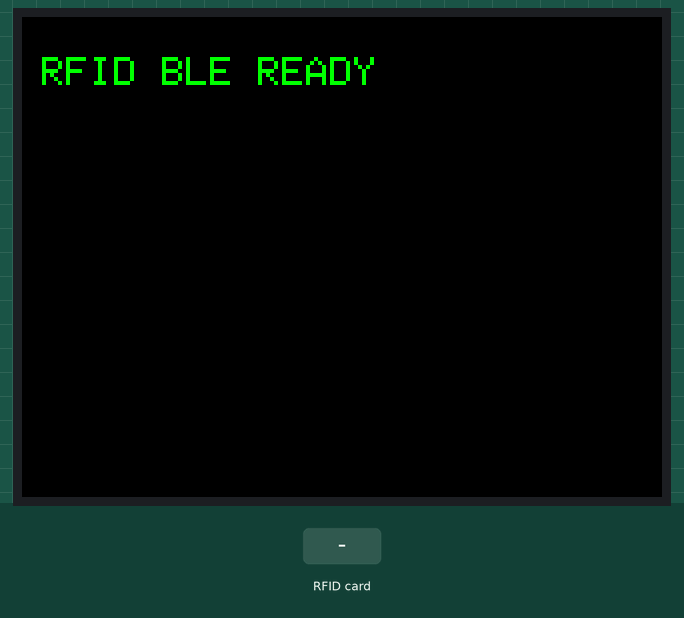
This sketch was run on a simulated ESP32. Shown: 320×240 colour display. The test bench sets the inputs (shaded band). Nothing arrives over Bluetooth unless stated; a phone connects over Bluetooth LE 3 s after start; what the sketch prints to the serial monitor is not drawn.

Above: at 1.4 s.
1.5 s: RFID card 5E 7A 19 C4 held to the reader
At 2.2 s:
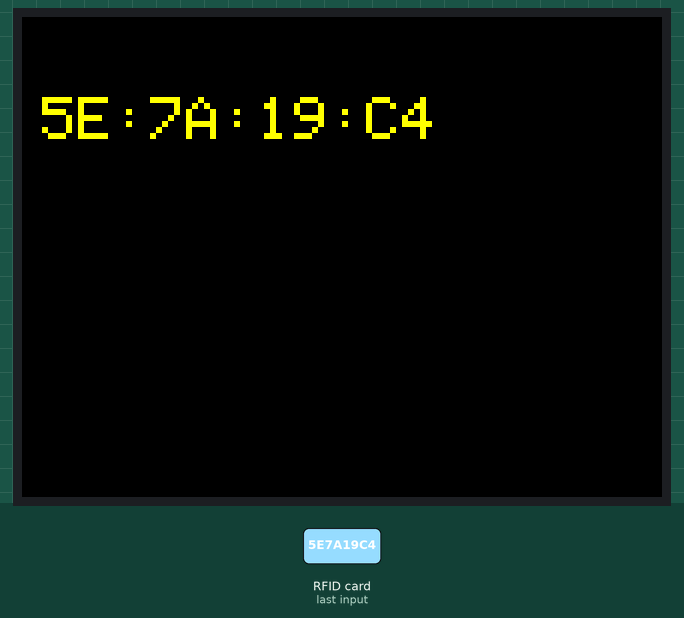
At 4.2 s:
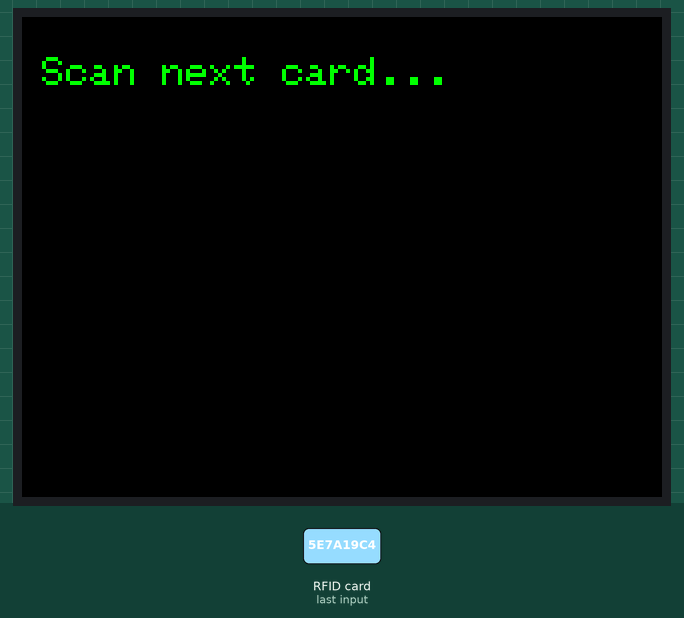
Timing chart, 0 to 5.7 s (numbered marks = the images above; inputs shaded):
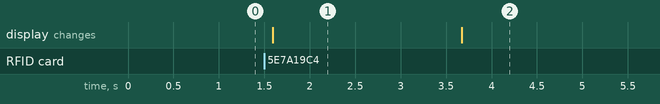

The sketch:

RFID.ino
```cpp
#include <SPI.h>
#include <MFRC522.h>
#include <TFT_eSPI.h>
#include <Wire.h>
#include <BLEDevice.h>
#include <BLEUtils.h>
#include <BLEServer.h>
#include <BLE2902.h>  // Needed for BLE notifications

// --- RFID pins ---
#define SS_PIN   32
#define RST_PIN  22

// SPI pins
#define SCK_PIN  25
#define MOSI_PIN 26
#define MISO_PIN 27

// BLE UUIDs
#define SERVICE_UUID        "9A48F510-0912-4A17-8A49-D76BE128A222"
#define CHARACTERISTIC_UUID "67F63520-6139-4C4E-9A49-8C1D94A31BBB"

MFRC522 rfid(SS_PIN, RST_PIN);
TFT_eSPI tft;

BLECharacteristic *pCharacteristic;
bool deviceConnected = false;
String lastUID = "";

// BLE Callbacks
class MyServerCallbacks : public BLEServerCallbacks {
  void onConnect(BLEServer* pServer) {
    deviceConnected = true;
    Serial.println("📱 Phone connected!");

    // Enable notifications
    pCharacteristic->setNotifyProperty(true);
  }

  void onDisconnect(BLEServer* pServer) {
    deviceConnected = false;
    Serial.println("❌ Phone disconnected — waiting...");
    pServer->getAdvertising()->start();
  }
};

void setup() {
  Serial.begin(115200);

  // Init SPI + RFID
  SPI.begin(SCK_PIN, MISO_PIN, MOSI_PIN, SS_PIN);
  rfid.PCD_Init();

  // Init TFT
  tft.init();
  tft.setRotation(1);
  tft.fillScreen(TFT_BLACK);
  tft.setTextSize(2);
  tft.setTextColor(TFT_GREEN);
  tft.setCursor(10, 20);
  tft.println("RFID BLE READY");

  // BLE Init
  BLEDevice::init("ESP32_RFID");
  BLEServer *pServer = BLEDevice::createServer();
  pServer->setCallbacks(new MyServerCallbacks());

  BLEService *pService = pServer->createService(SERVICE_UUID);

  pCharacteristic = pService->createCharacteristic(
    CHARACTERISTIC_UUID,
    BLECharacteristic::PROPERTY_READ |
    BLECharacteristic::PROPERTY_NOTIFY
  );

  pCharacteristic->addDescriptor(new BLE2902());
  pCharacteristic->setValue("WAITING");

  pService->start();

  BLEAdvertising *pAdvertising = BLEDevice::getAdvertising();
  pAdvertising->addServiceUUID(SERVICE_UUID);
  BLEDevice::startAdvertising();

  Serial.println("📡 BLE Advertising — ready!");
}

void sendUID(String uid) {
  if (!deviceConnected) {
    Serial.println("⚠ BLE not connected — UID not sent.");
    return;
  }

  if (uid == lastUID) return; // avoid spamming

  lastUID = uid;

  pCharacteristic->setValue(uid.c_str());
  pCharacteristic->notify();

  Serial.print("📡 SENT: ");
  Serial.println(uid);
}

void loop() {
  if (!rfid.PICC_IsNewCardPresent()) return;
  if (!rfid.PICC_ReadCardSerial()) return;

  // Build UID
  String uid = "";
  for (byte i = 0; i < rfid.uid.size; i++) {
    if (rfid.uid.uidByte[i] < 0x10) uid += "0";
    uid += String(rfid.uid.uidByte[i], HEX);
    if (i < rfid.uid.size - 1) uid += ":";
  }
  uid.toUpperCase();

  Serial.print(" Detected RFID: ");
  Serial.println(uid);

  // Display on screen
  tft.fillScreen(TFT_BLACK);
  tft.setCursor(10, 40);
  tft.setTextColor(TFT_YELLOW);
  tft.setTextSize(3);
  tft.println(uid);

  // Send to BLE
  sendUID(uid);

  delay(2000);

  tft.fillScreen(TFT_BLACK);
  tft.setCursor(10, 20);
  tft.setTextColor(TFT_GREEN);
  tft.setTextSize(2);
  tft.println("Scan next card...");

  rfid.PICC_HaltA();
}
```

Measured:
- after the input at 1.5 s, the display: changes after 0.09 s (image 1)
- what the display in image 1 shows lasts 2.1 s, from 1.6 s to 3.7 s
